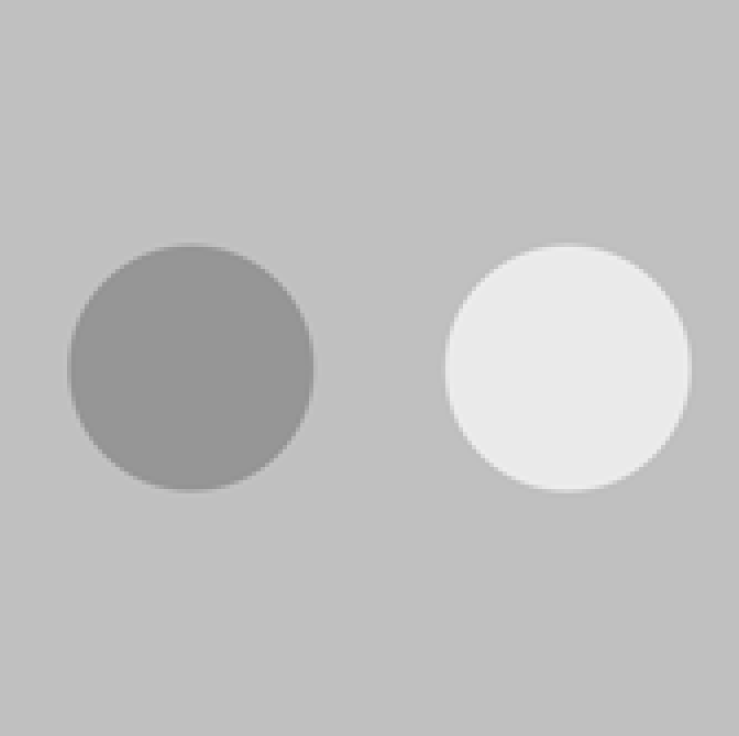
%> input picture exercise03/materials_assignment3/circles.png, 739 x 736 px
$ octave sh03ex02.m   (GNU Octave 9; MATLAB toolbox functions it lacks are replaced by stand-ins)
%> lines starting %> are read from the running program, lines starting %| are printed output that depends on the picture; in (x1, y1, x2, y2) boxes, pixels count from 0 and x2, y2 are one past the last pixel; in counts of white or black regions, pixels touching at a corner belong together; the program's own positions count from 1
### exercise03/materials_assignment3/gradientColored.m
function Rrgb = gradientColored(B, R, SCHWELLE)
% Farbenfrohe Darstellung eines Bildgradienten
%
% INPUT
%   B          zu Grunde liegendes Bild (1-kanal)
%   R          Gradientenrichtung
%   SCHWELLE   Schwellwert zur Gradientenanzeige
%
% OUTPUT
%   Rrgb       Farbiges Bild Gradientenrichtung

R = R - min(R(:)); % R ist Gradientenrichtung, [-pi;pi] -> [0;pi]
R = uint8(round(R ./ max(R(:)) .* 255)); % [0;pi] -> [0;255]
Rrgb = ind2rgb(R, hsv(255));    % Maps the index range [0;255] (each value in R is treated as an index) to hsv color values
mask = repmat(B > SCHWELLE, [1 1 3]);   % Set pixels with a small gradient magnitude to 0
Rrgb = Rrgb .* mask;

end

### exercise03/CV03/sh03ex02.m
%CV1 sh03ex01 by Marco Deuscher 977776 and Carolin Schindler 978616

ogimg = imread("materials_assignment3/circles.png");
%> ogimg is the input picture: size 736x739x3 uint8; min 146, max 238, mean 192
gimg = rgb2gray(ogimg);
gim_norm = double(gimg) / double(max(gimg(:)));

Hx = [1 0 -1; 2 0 -2; 1 0 -1];
Hy = [-1 -2 -1; 0 0 0; 1 2 1];

Ix = imfilter(gim_norm,Hx,"replicate","conv");
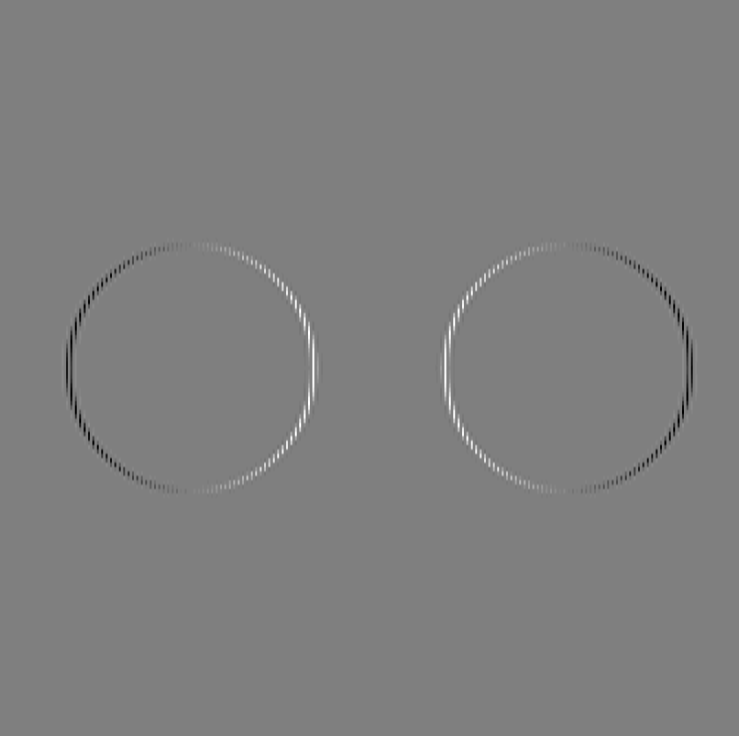
%> Ix: size 736x739 double; min -0.605, max 0.605, mean 1.73e-16; drawn with min black and max white
Iy = imfilter(gim_norm,Hy,"replicate","conv");

dim = size(gim_norm);
%> dim = [736 739]
grad_mag = zeros(size(dim));
grad_phase = zeros(size(dim));

for j=1:dim(1)
    for i=1:dim(2)
        grad_mag(j,i) = sqrt(Ix(j,i)^2 + Iy(j,i)^2);
        grad_phase(j,i) = atan(Iy(j,i) / Ix(j,i));
    end
end
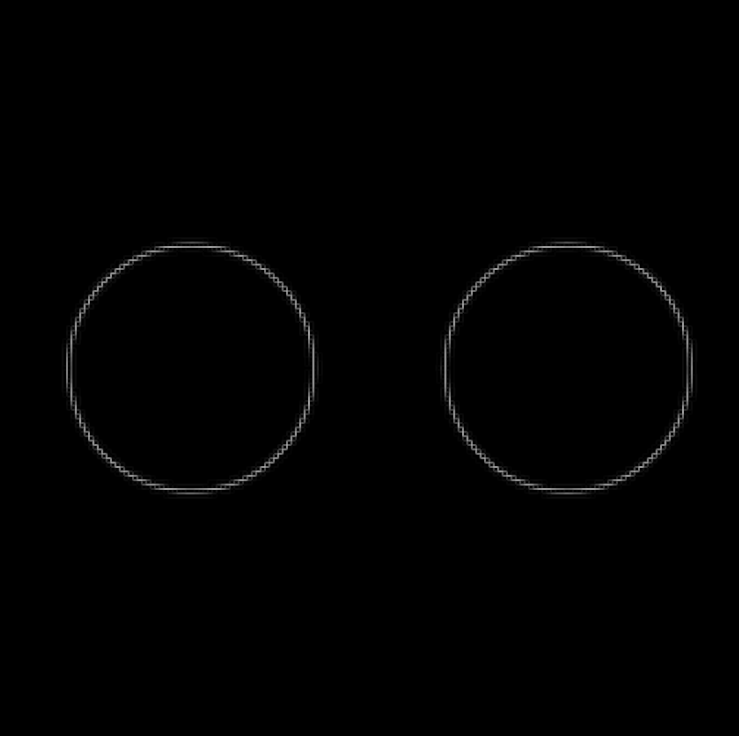
%> grad_mag: size 736x739 double; min 0, max 0.625, mean 0.00548
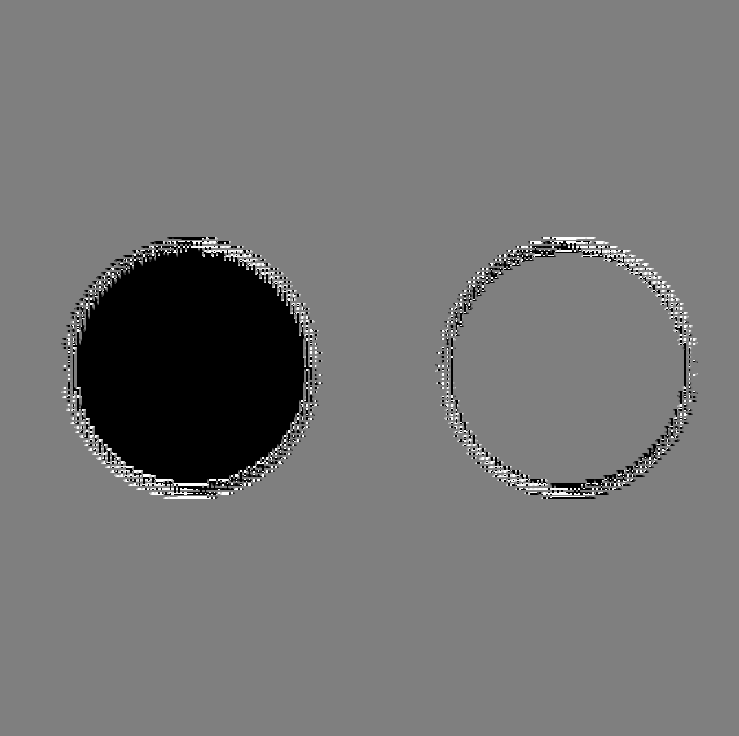
%> grad_phase: size 736x739 double; 7.88% of the values are NaN or infinite; the others: min -1.57, max 1.57, mean 0.000477; drawn with min black, max white, NaN and infinite black

subplot 131; imshow(gim_norm,[]);title("Original image");

x_zoom = 280:290;
y_zoom = 280:290;

subplot 132
imshow(grad_mag(x_zoom,y_zoom),[]);title("Image magnitude");

hold on
quiver(Ix(y_zoom,x_zoom),Iy(y_zoom,x_zoom))
hold off

subplot 133;
imshow(gradientColored(grad_mag, grad_phase, 0.25),[]);title("image orientation");
%> in gradientColored, `Rrgb = ind2rgb(R, hsv(255));`:
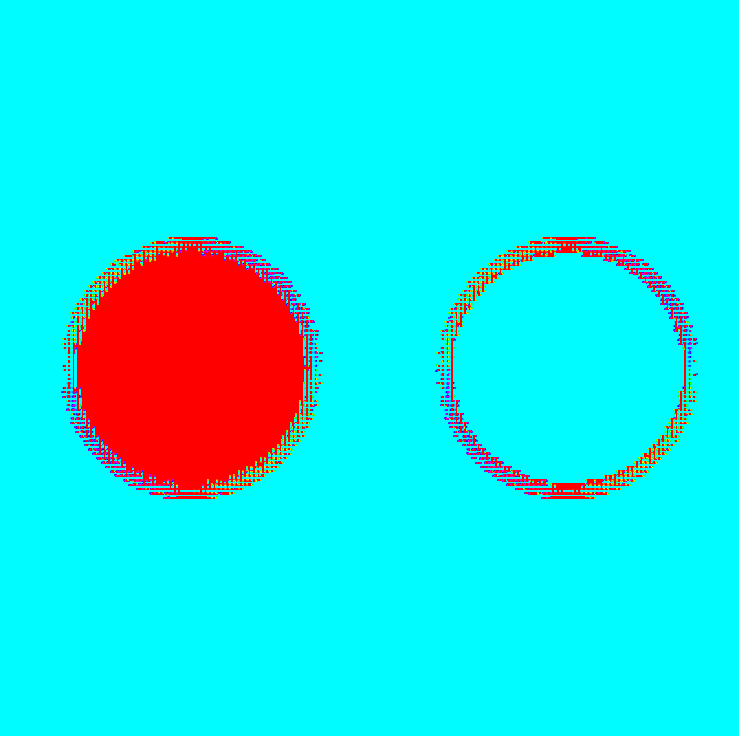
%> Rrgb: size 736x739x3 double; mean R, G, B 0.0985, 0.891, 0.902
%> in gradientColored, `mask = repmat(B > SCHWELLE, [1 1 3]);`:
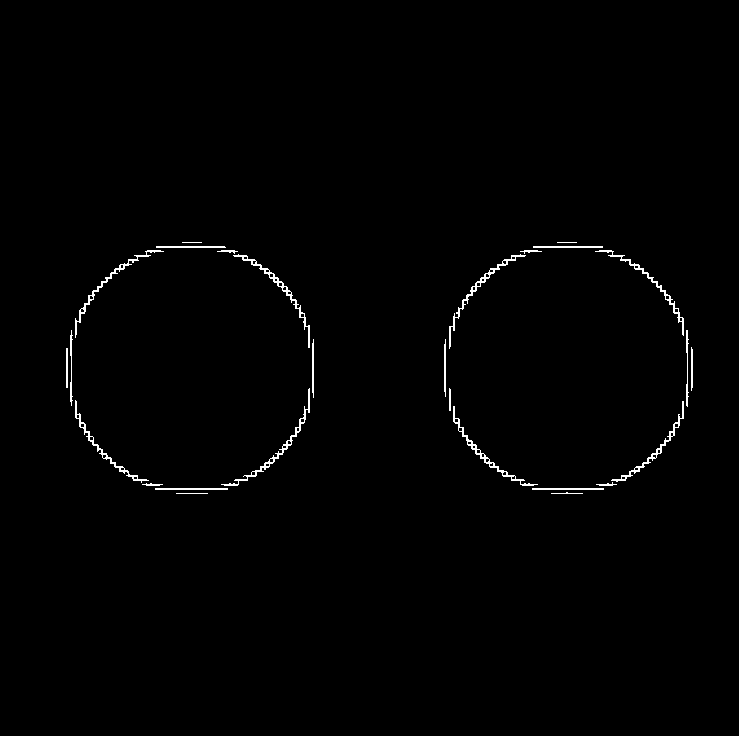
%> mask: size 736x739x3 logical; 0.85% white in thin lines or dots, all inside (x1, y1, x2, y2) = (66, 242, 693, 494)
%> after `title("image orientation")`:
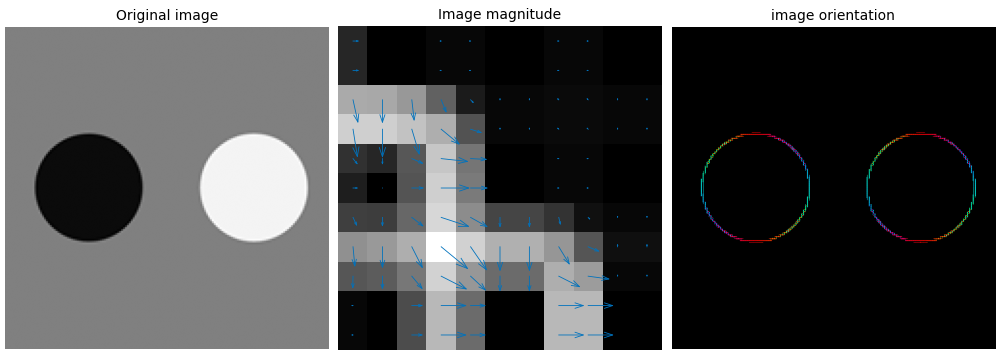
%> figure redrawn from the program's plot data, 3 panels
